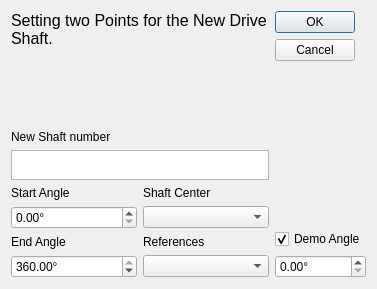
<?xml version="1.0" encoding="UTF-8"?>
<ui version="4.0">
 <class>Dialog</class>
 <widget class="QDialog" name="Dialog">
  <property name="geometry">
   <rect>
    <x>0</x>
    <y>0</y>
    <width>377</width>
    <height>289</height>
   </rect>
  </property>
  <property name="minimumSize">
   <size>
    <width>377</width>
    <height>289</height>
   </size>
  </property>
  <property name="maximumSize">
   <size>
    <width>377</width>
    <height>289</height>
   </size>
  </property>
  <property name="windowTitle">
   <string>New Drive Shaft</string>
  </property>
  <property name="windowIcon">
   <iconset resource="../../icons.qrc">
    <normaloff>:/icons/circle.png</normaloff>:/icons/circle.png</iconset>
  </property>
  <property name="sizeGripEnabled">
   <bool>false</bool>
  </property>
  <property name="modal">
   <bool>true</bool>
  </property>
  <layout class="QHBoxLayout" name="horizontalLayout">
   <item>
    <layout class="QVBoxLayout" name="verticalLayout">
     <item>
      <widget class="QLabel" name="label_3">
       <property name="text">
        <string>&lt;html&gt;&lt;head/&gt;&lt;body&gt;&lt;p&gt;&lt;span style=&quot; font-size:12pt;&quot;&gt;Setting two Points for the New Drive Shaft.&lt;/span&gt;&lt;/p&gt;&lt;/body&gt;&lt;/html&gt;</string>
       </property>
       <property name="textFormat">
        <enum>Qt::RichText</enum>
       </property>
       <property name="alignment">
        <set>Qt::AlignLeading|Qt::AlignLeft|Qt::AlignTop</set>
       </property>
       <property name="wordWrap">
        <bool>true</bool>
       </property>
      </widget>
     </item>
     <item>
      <spacer name="verticalSpacer_2">
       <property name="orientation">
        <enum>Qt::Vertical</enum>
       </property>
       <property name="sizeHint" stdset="0">
        <size>
         <width>20</width>
         <height>40</height>
        </size>
       </property>
      </spacer>
     </item>
     <item>
      <widget class="QLabel" name="label_5">
       <property name="sizePolicy">
        <sizepolicy hsizetype="Preferred" vsizetype="Fixed">
         <horstretch>0</horstretch>
         <verstretch>0</verstretch>
        </sizepolicy>
       </property>
       <property name="text">
        <string>&lt;html&gt;&lt;head/&gt;&lt;body&gt;&lt;p&gt;New Shaft number&lt;/p&gt;&lt;/body&gt;&lt;/html&gt;</string>
       </property>
      </widget>
     </item>
     <item>
      <widget class="QTextBrowser" name="Shaft_num">
       <property name="sizePolicy">
        <sizepolicy hsizetype="Expanding" vsizetype="Fixed">
         <horstretch>0</horstretch>
         <verstretch>0</verstretch>
        </sizepolicy>
       </property>
       <property name="maximumSize">
        <size>
         <width>16777215</width>
         <height>30</height>
        </size>
       </property>
       <property name="verticalScrollBarPolicy">
        <enum>Qt::ScrollBarAlwaysOff</enum>
       </property>
       <property name="horizontalScrollBarPolicy">
        <enum>Qt::ScrollBarAlwaysOff</enum>
       </property>
      </widget>
     </item>
     <item>
      <layout class="QGridLayout" name="gridLayout">
       <item row="1" column="1">
        <widget class="QComboBox" name="Shaft_Center">
         <property name="whatsThis">
          <string>Start point for next link.</string>
         </property>
        </widget>
       </item>
       <item row="0" column="0">
        <widget class="QLabel" name="label_4">
         <property name="text">
          <string>&lt;html&gt;&lt;head/&gt;&lt;body&gt;&lt;p&gt;Start Angle&lt;/p&gt;&lt;/body&gt;&lt;/html&gt;</string>
         </property>
        </widget>
       </item>
       <item row="1" column="0">
        <widget class="QDoubleSpinBox" name="Start_Angle">
         <property name="suffix">
          <string>°</string>
         </property>
         <property name="minimum">
          <double>0.000000000000000</double>
         </property>
         <property name="maximum">
          <double>360.000000000000000</double>
         </property>
         <property name="value">
          <double>0.000000000000000</double>
         </property>
        </widget>
       </item>
       <item row="0" column="1">
        <widget class="QLabel" name="label">
         <property name="text">
          <string>Shaft Center</string>
         </property>
        </widget>
       </item>
       <item row="3" column="0">
        <widget class="QDoubleSpinBox" name="End_Angle">
         <property name="suffix">
          <string>°</string>
         </property>
         <property name="minimum">
          <double>0.000000000000000</double>
         </property>
         <property name="maximum">
          <double>360.000000000000000</double>
         </property>
         <property name="value">
          <double>360.000000000000000</double>
         </property>
        </widget>
       </item>
       <item row="2" column="0">
        <widget class="QLabel" name="label_6">
         <property name="text">
          <string>&lt;html&gt;&lt;head/&gt;&lt;body&gt;&lt;p&gt;End Angle&lt;/p&gt;&lt;/body&gt;&lt;/html&gt;</string>
         </property>
        </widget>
       </item>
       <item row="3" column="1">
        <widget class="QComboBox" name="References">
         <property name="whatsThis">
          <string>End point for next link.</string>
         </property>
        </widget>
       </item>
       <item row="2" column="1">
        <widget class="QLabel" name="label_2">
         <property name="text">
          <string>References</string>
         </property>
        </widget>
       </item>
      </layout>
     </item>
    </layout>
   </item>
   <item>
    <layout class="QVBoxLayout" name="verticalLayout_2">
     <item>
      <widget class="QDialogButtonBox" name="buttonBox">
       <property name="orientation">
        <enum>Qt::Vertical</enum>
       </property>
       <property name="standardButtons">
        <set>QDialogButtonBox::Cancel|QDialogButtonBox::Ok</set>
       </property>
      </widget>
     </item>
     <item>
      <spacer name="verticalSpacer">
       <property name="orientation">
        <enum>Qt::Vertical</enum>
       </property>
       <property name="sizeHint" stdset="0">
        <size>
         <width>20</width>
         <height>40</height>
        </size>
       </property>
      </spacer>
     </item>
     <item>
      <widget class="QCheckBox" name="Demo_angle_enable">
       <property name="text">
        <string>Demo Angle</string>
       </property>
       <property name="checked">
        <bool>true</bool>
       </property>
      </widget>
     </item>
     <item>
      <widget class="QDoubleSpinBox" name="Demo_angle">
       <property name="suffix">
        <string>°</string>
       </property>
       <property name="maximum">
        <double>360.000000000000000</double>
       </property>
       <property name="value">
        <double>0.000000000000000</double>
       </property>
      </widget>
     </item>
    </layout>
   </item>
  </layout>
 </widget>
 <resources>
  <include location="../../icons.qrc"/>
 </resources>
 <connections>
  <connection>
   <sender>buttonBox</sender>
   <signal>accepted()</signal>
   <receiver>Dialog</receiver>
   <slot>accept()</slot>
   <hints>
    <hint type="sourcelabel">
     <x>248</x>
     <y>254</y>
    </hint>
    <hint type="destinationlabel">
     <x>157</x>
     <y>274</y>
    </hint>
   </hints>
  </connection>
  <connection>
   <sender>buttonBox</sender>
   <signal>rejected()</signal>
   <receiver>Dialog</receiver>
   <slot>reject()</slot>
   <hints>
    <hint type="sourcelabel">
     <x>316</x>
     <y>260</y>
    </hint>
    <hint type="destinationlabel">
     <x>286</x>
     <y>274</y>
    </hint>
   </hints>
  </connection>
 </connections>
</ui>
